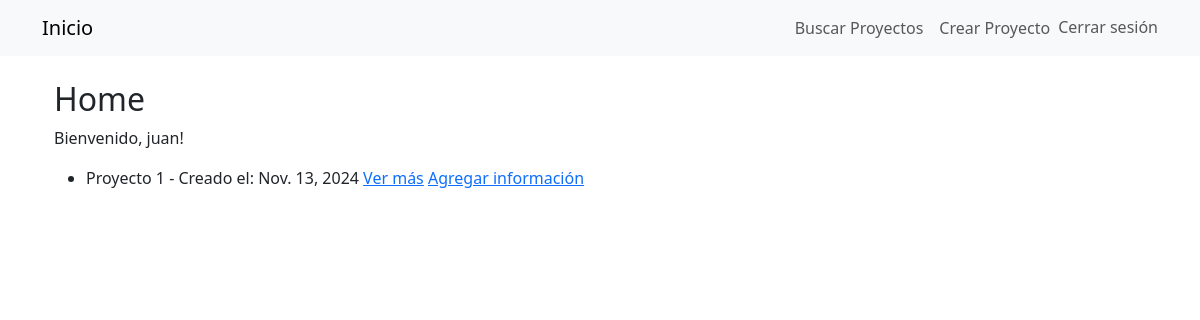
The app's page / (signed in), older data.
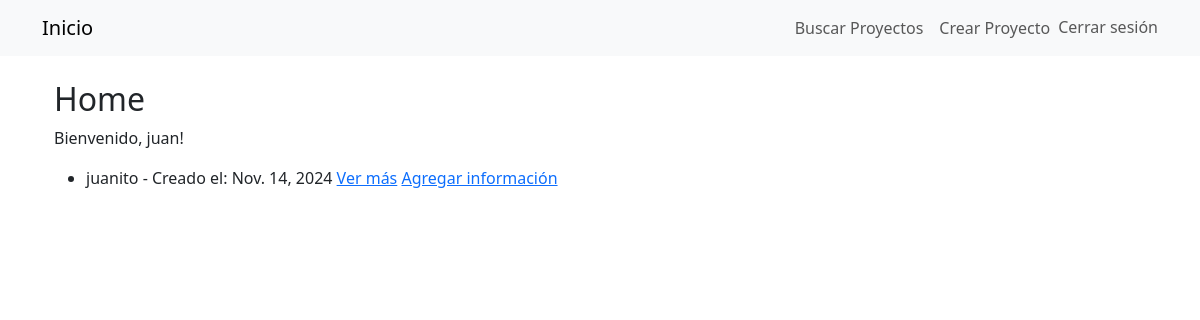
The same page, newer data.
### creadorAPP/models.py (models this page shows, shortened)
class ProjectPlan(models.Model):
    created_by = models.ForeignKey(User, on_delete=models.CASCADE)
    title = models.CharField(max_length=100)
    description = models.TextField()
    objetive = models.TextField()
    clientName = models.CharField(max_length=50)
    startDate = models.DateField()
    endDate = models.DateField()
    presupuestoTotal = models.DecimalField(
        max_digits=12,
        decimal_places=2,
        null=True,
        blank=True,
        help_text="Presupuesto total del proyecto en USD."
        )

### creadorAPP/views.py (the view)
# urls.py: path('', views.recent_projects, name='home'),
@login_required
def recent_projects(request):
    recent_projects = ProjectPlan.objects.filter(created_by=request.user)
    context = {'recent_projects': recent_projects}
    return render(request, 'home/home.html', context)

### creadorAPP/templates/home/home.html (shortened to what this page needs)
{% extends 'view_home.html' %}
{% block content %}
    <div class="container">
        <h2>Home</h2>
        <p>Bienvenido, {{request.user.username}}!</p>
        <ul>
            {% for project in recent_projects %}
                <li>{{ project.title }} - Creado el: {{ project.startDate }}
                <a href="{% url 'view_project_plan' project.id %}">Ver más</a>
                <a href="{% url 'indice' project.id %}">Agregar información</a> </li>
            {% empty %}
                <li>No tienes proyectos recientes.</li>
            {% endfor %}
        </ul>
    </div>
</body>
{% endblock %}

Row changes from the older to the newer data that the page shows:
removed ProjectPlan: title "Proyecto 1", startDate "Nov. 13, 2024"
added ProjectPlan: title "juanito", startDate "Nov. 14, 2024"
